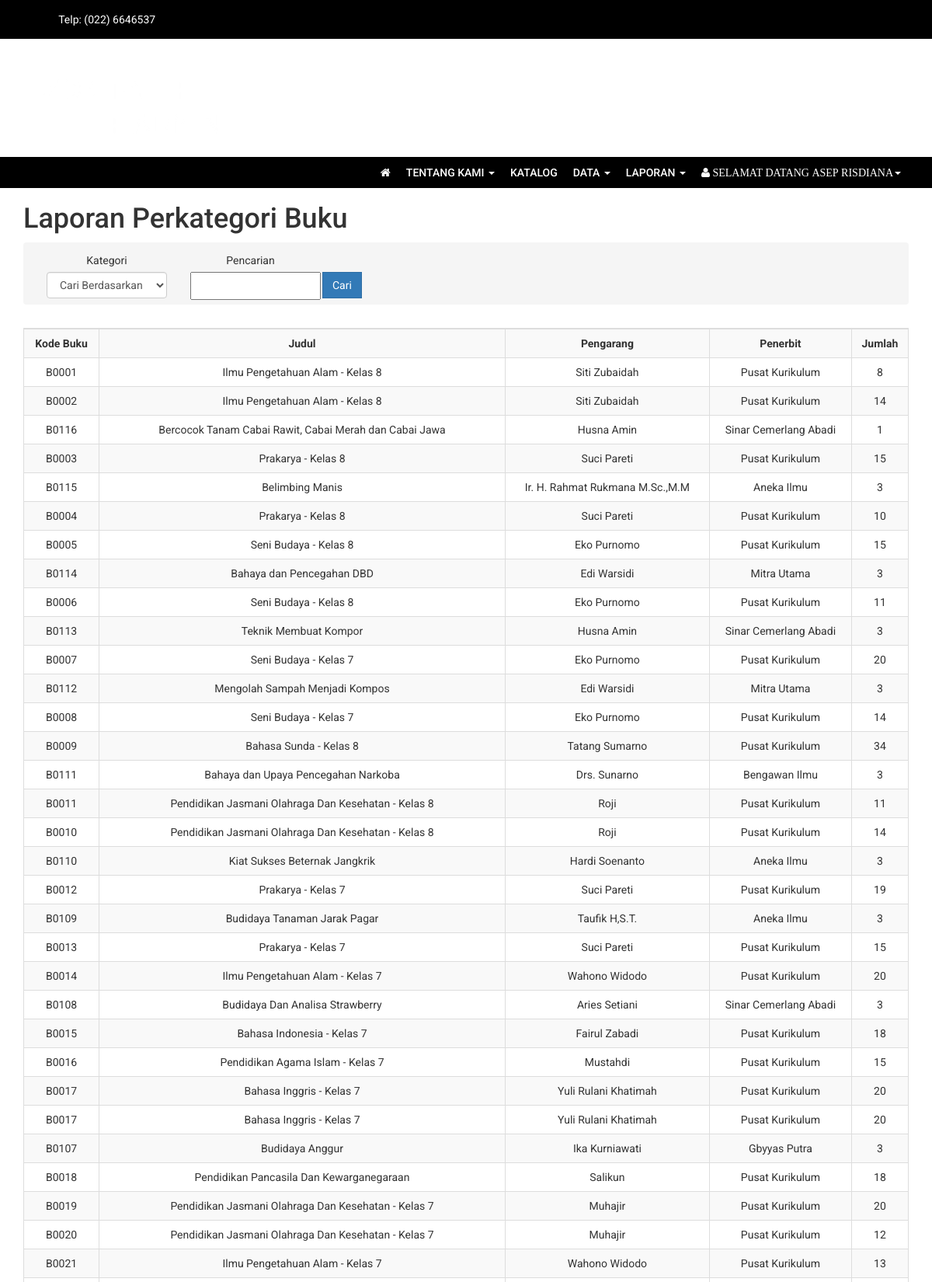
Page /index.php?page=laporan_perkategori (signed in, upper part) on the committed database.
### tables this page shows
CREATE TABLE `buku` (
  `id_buku` int(255) NOT NULL,
  `kd_buku` char(10) NOT NULL,
  `judul` varchar(200) NOT NULL,
  `isbn` varchar(40) NOT NULL,
  `pengarang` varchar(100) NOT NULL,
  `penerbit` varchar(100) NOT NULL,
  `halaman` int(5) NOT NULL,
  `jumlah` int(5) NOT NULL,
  `th_terbit` char(4) NOT NULL,
  `gambar` varchar(200) NOT NULL,
  `sinopsis` text NOT NULL,
  `tgl_publish` date NOT NULL
);

### report/laporan_perkategori.php (the view, shortened to what this page needs)
  <div class="container">
      <div id="page-wrapper">
        <div class="row">
          <div class="col-lg-12">
            <h1>Laporan Perkategori Buku <small></small></h1>
            <ol class="breadcrumb">
              <form action='index.php?page=laporan_perkategori' method='POST'">
                          <div class="col-md-2 col-sm-2 col-xs-2" align="center">Kategori
                              <select class="form-control" name="kategori">
                          <option>Cari Berdasarkan</option>
                          </select></div>
                          <div class="col-md-2 col-sm-2 col-xs-2" align="center">Pencarian
                         <input type="text" name="txtsearch">
                         </div>
                        <br><input type="submit" class="btn btn-primary" value="Cari" id="cari" name="cari"></div>
           </div>
<?php
include 'config/koneksi_login.php';
$cari="";
 ?>
<div class="table-responsive">
  <table class="table table-bordered table-hover table-striped" id="datatables">
      <tr align="center">
                <th align="center"><center>Kode Buku</center></th>
                <th align="center"><center>Judul</center></th>
                <th align="center"><center>Pengarang</center></th>
                <th align="center"><center>Penerbit</center></th>
                <th align="center"><center>Jumlah</center></th>
      </tr>
 <?php
   $query = "SELECT * FROM buku $cari";
   $result = mysqli_query($db, $query);
   if (!$result || mysqli_num_rows($result) == 0) {
    echo '<p></p><p>Pencarian tidak ditemukan</p>';
    } else {
    while($data = mysqli_fetch_array($result)) {
      extract($data);
      echo "<tr>";
      echo "<td align=center>".$kd_buku."</td>";
      echo "<td align=center>".$judul."</td>";
      echo "<td align=center>".$pengarang."</td>";
      echo "<td align=center>".$penerbit."</td>";
      echo "<td align=center>".$jumlah."</td>";
echo "</tr>";
      }
    }
   ?>
 </table>
     </div>
   </div>
 </div>

### assets/css/style4.css (style rules this page uses)
body { font-family: 'Roboto', sans-serif; line-height: 30px; }
.btn { border-radius: 0px; -webkit-border-radius: 0px; -moz-border-radius: 0px; }

### rows in the picture
buku: kd_buku "B0001", judul "Ilmu Pengetahuan Alam - Kelas 8", pengarang "Siti Zubaidah", penerbit "Pusat Kurikulum", jumlah "8"
buku: kd_buku "B0002", judul "Ilmu Pengetahuan Alam - Kelas 8", pengarang "Siti Zubaidah", penerbit "Pusat Kurikulum", jumlah "14"
buku: kd_buku "B0116", judul "Bercocok Tanam Cabai Rawit, Cabai Merah dan Cabai Jawa", pengarang "Husna Amin", penerbit "Sinar Cemerlang Abadi", jumlah "1"
buku: kd_buku "B0003", judul "Prakarya - Kelas 8", pengarang "Suci Pareti", penerbit "Pusat Kurikulum", jumlah "15"
buku: kd_buku "B0115", judul "Belimbing Manis", pengarang "Ir. H. Rahmat Rukmana M.Sc.,M.M", penerbit "Aneka Ilmu", jumlah "3"
buku: kd_buku "B0004", judul "Prakarya - Kelas 8", pengarang "Suci Pareti", penerbit "Pusat Kurikulum", jumlah "10"
buku: kd_buku "B0005", judul "Seni Budaya - Kelas 8", pengarang "Eko Purnomo", penerbit "Pusat Kurikulum", jumlah "15"
buku: kd_buku "B0114", judul "Bahaya dan Pencegahan DBD", pengarang "Edi Warsidi", penerbit "Mitra Utama", jumlah "3"
buku: kd_buku "B0006", judul "Seni Budaya - Kelas 8", pengarang "Eko Purnomo", penerbit "Pusat Kurikulum", jumlah "11"
buku: kd_buku "B0113", judul "Teknik Membuat Kompor", pengarang "Husna Amin", penerbit "Sinar Cemerlang Abadi", jumlah "3"
buku: kd_buku "B0007", judul "Seni Budaya - Kelas 7", pengarang "Eko Purnomo", penerbit "Pusat Kurikulum", jumlah "20"
buku: kd_buku "B0112", judul "Mengolah Sampah Menjadi Kompos", pengarang "Edi Warsidi", penerbit "Mitra Utama", jumlah "3"
buku: kd_buku "B0008", judul "Seni Budaya - Kelas 7", pengarang "Eko Purnomo", penerbit "Pusat Kurikulum", jumlah "14"
buku: kd_buku "B0009", judul "Bahasa Sunda - Kelas 8", pengarang "Tatang Sumarno", penerbit "Pusat Kurikulum", jumlah "34"
buku: kd_buku "B0111", judul "Bahaya dan Upaya Pencegahan Narkoba", pengarang "Drs. Sunarno", penerbit "Bengawan Ilmu", jumlah "3"
buku: kd_buku "B0011", judul "Pendidikan Jasmani Olahraga Dan Kesehatan - Kelas 8", pengarang "Roji", penerbit "Pusat Kurikulum", jumlah "11"
buku: kd_buku "B0010", judul "Pendidikan Jasmani Olahraga Dan Kesehatan - Kelas 8", pengarang "Roji", penerbit "Pusat Kurikulum", jumlah "14"
buku: kd_buku "B0110", judul "Kiat Sukses Beternak Jangkrik", pengarang "Hardi Soenanto", penerbit "Aneka Ilmu", jumlah "3"
buku: kd_buku "B0012", judul "Prakarya - Kelas 7", pengarang "Suci Pareti", penerbit "Pusat Kurikulum", jumlah "19"
buku: kd_buku "B0109", judul "Budidaya Tanaman Jarak Pagar", pengarang "Taufik H,S.T.", penerbit "Aneka Ilmu", jumlah "3"
buku: kd_buku "B0013", judul "Prakarya - Kelas 7", pengarang "Suci Pareti", penerbit "Pusat Kurikulum", jumlah "15"
buku: kd_buku "B0014", judul "Ilmu Pengetahuan Alam - Kelas 7", pengarang "Wahono Widodo", penerbit "Pusat Kurikulum", jumlah "20"
buku: kd_buku "B0108", judul "Budidaya Dan Analisa Strawberry", pengarang "Aries Setiani", penerbit "Sinar Cemerlang Abadi", jumlah "3"
buku: kd_buku "B0015", judul "Bahasa Indonesia - Kelas 7", pengarang "Fairul Zabadi", penerbit "Pusat Kurikulum", jumlah "18"
buku: kd_buku "B0016", judul "Pendidikan Agama Islam - Kelas 7", pengarang "Mustahdi", penerbit "Pusat Kurikulum", jumlah "15"
buku: kd_buku "B0017", judul "Bahasa Inggris - Kelas 7", pengarang "Yuli Rulani Khatimah", penerbit "Pusat Kurikulum", jumlah "20"
buku: kd_buku "B0017", judul "Bahasa Inggris - Kelas 7", pengarang "Yuli Rulani Khatimah", penerbit "Pusat Kurikulum", jumlah "20"
buku: kd_buku "B0107", judul "Budidaya Anggur", pengarang "Ika Kurniawati", penerbit "Gbyyas Putra", jumlah "3"
buku: kd_buku "B0018", judul "Pendidikan Pancasila Dan Kewarganegaraan", pengarang "Salikun", penerbit "Pusat Kurikulum", jumlah "18"
buku: kd_buku "B0019", judul "Pendidikan Jasmani Olahraga Dan Kesehatan - Kelas 7", pengarang "Muhajir", penerbit "Pusat Kurikulum", jumlah "20"
buku: kd_buku "B0020", judul "Pendidikan Jasmani Olahraga Dan Kesehatan - Kelas 7", pengarang "Muhajir", penerbit "Pusat Kurikulum", jumlah "12"
buku: kd_buku "B0021", judul "Ilmu Pengetahuan Alam - Kelas 7", pengarang "Wahono Widodo", penerbit "Pusat Kurikulum", jumlah "13"
